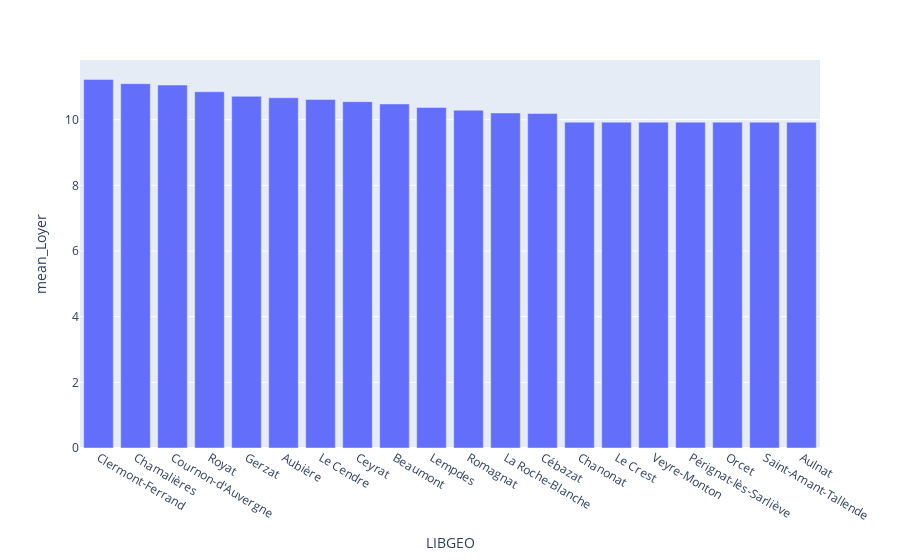

The notebook cell this image was saved under:
### Code cell
import plotly.express as px
df_pdd = df[df['DEP']=='63']
df_pdd_sorted = df_pdd.groupby(['LIBGEO']).agg(mean_Loyer=('loypredm2','mean')).reset_index().sort_values('mean_Loyer',ascending=False).head(20)

px.bar(df_pdd_sorted,x='LIBGEO',y='mean_Loyer')

### Figure 1 — Plotly figure (JSON) as saved in the notebook; plotly's stock layout.template omitted (floating-point values rounded to 4 significant figures)
{"data": [{"alignmentgroup": "True", "hovertemplate": "LIBGEO=%{x}<br>mean_Loyer=%{y}<extra></extra>", "legendgroup": "", "marker": {"color": "#636efa", "pattern": {"shape": ""}}, "name": "", "offsetgroup": "", "orientation": "v", "showlegend": false, "textposition": "auto", "type": "bar", "x": ["Clermont-Ferrand", "Chamalières", "Cournon-d'Auvergne", "Royat", "Gerzat", "Aubière", "Le Cendre", "Ceyrat", "Beaumont", "Lempdes", "Romagnat", "La Roche-Blanche", "Cébazat", "Chanonat", "Le Crest", "Veyre-Monton", "Pérignat-lès-Sarliève", "Orcet", "Saint-Amant-Tallende", "Aulnat"], "xaxis": "x", "y": [11.23, 11.1, 11.06, 10.85, 10.71, 10.67, 10.61, 10.55, 10.48, 10.37, 10.29, 10.2, 10.19, 9.925, 9.925, 9.925, 9.925, 9.925, 9.925, 9.921], "yaxis": "y"}], "layout": {"barmode": "relative", "legend": {"tracegroupgap": 0}, "margin": {"t": 60}, "xaxis": {"anchor": "y", "domain": [0, 1], "title": {"text": "LIBGEO"}}, "yaxis": {"anchor": "x", "domain": [0, 1], "title": {"text": "mean_Loyer"}}}}
